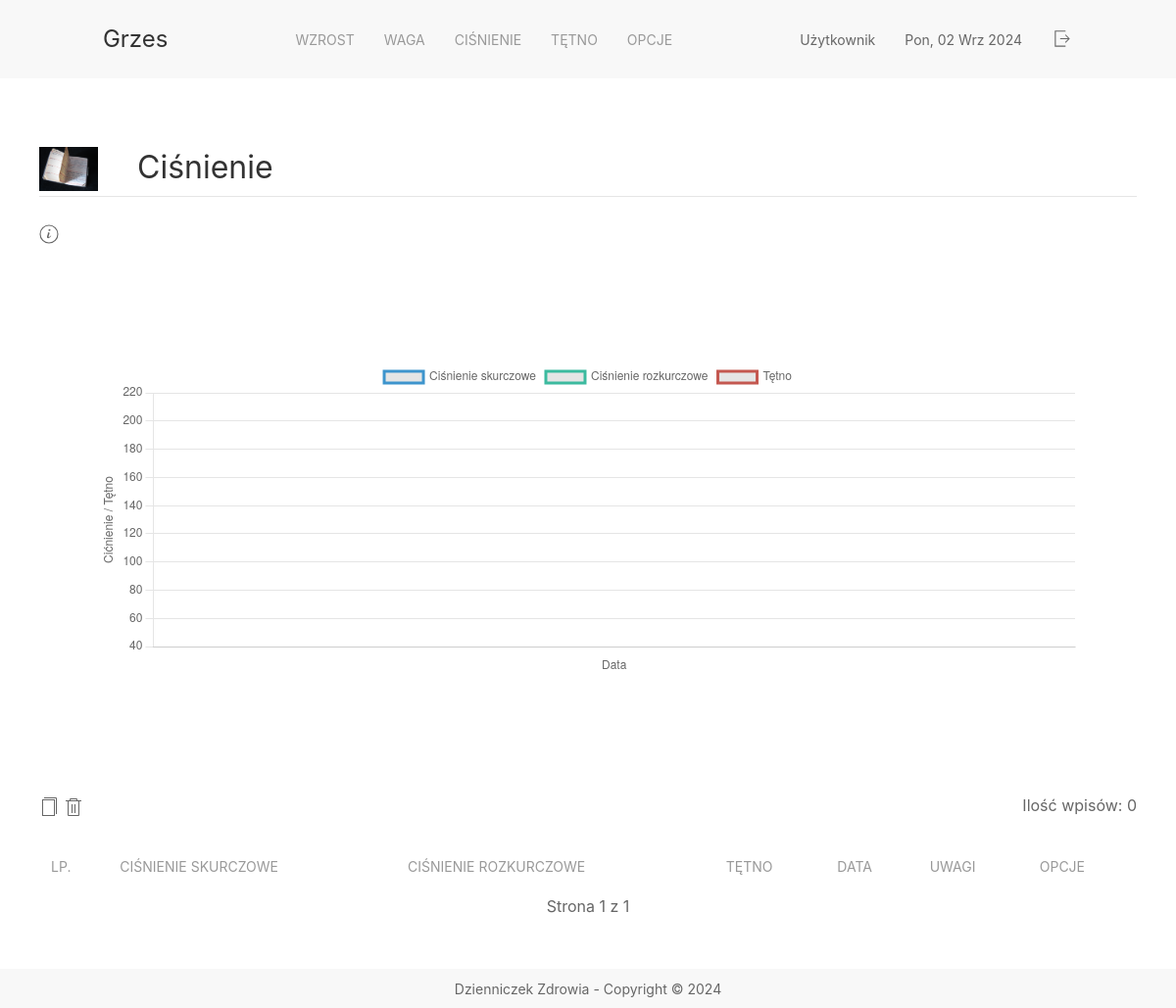
The page /pressures/ on the database as committed earlier.
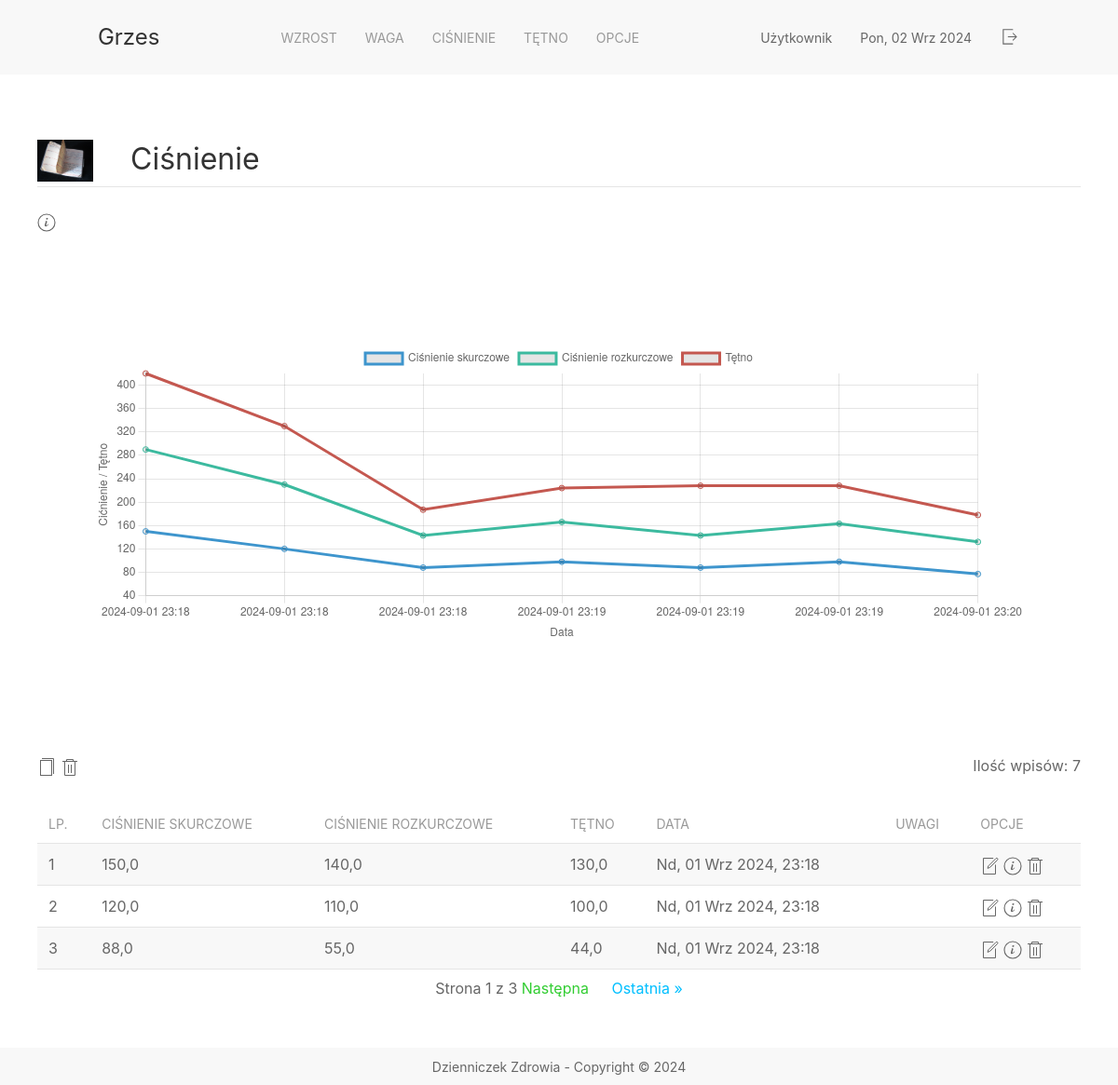
The same page on the database as committed later.
### app_pressure/models.py (models this page shows)
class Pressure(models.Model):
    shrink = models.DecimalField(max_digits=5, decimal_places=1 ) # skurczowe
    diastole = models.DecimalField(max_digits=5, decimal_places=1 ) # rozkurczowe
    pulse = models.DecimalField(max_digits=5, decimal_places=1)
    date = models.DateTimeField()
    comments = models.CharField(max_length=255)

### app_pressure/views.py (the view)
# urls.py: path('', views.all_pressures, name='all_pressures_url'),
def all_pressures(request):
    found_pressures = Pressure.objects.all().order_by('date')
    page_num = request.GET.get('page', 1)
    pages = Paginator(found_pressures, 3)
    pages_max = pages.num_pages
    pages_max_elements = pages.count
    page_results = pages.get_page(page_num)
    value_y1 = Pressure.objects.values_list('shrink', flat=True)
    chart_y1 = [float(y) for y in value_y1]
    value_y2 = Pressure.objects.values_list('diastole', flat=True)
    chart_y2 = [float(y) for y in value_y2]
    value_y3 = Pressure.objects.values_list('pulse', flat=True)
    chart_y3 = [float(y) for y in value_y3]
    value_x = found_pressures.values_list('date', flat=True)
    chart_x = [x.strftime("%Y-%m-%d %H:%M") for x in value_x]
    context = {
        'pages_max': pages_max,
        'pages_max_elements': pages_max_elements,
        'pressures': page_results,
        'chart_x':  chart_x,
        'chart_y1': chart_y1, #ciśnienie skurczowe
        'chart_y2': chart_y2, #ciśnienei rozkurczowe
        'chart_y3': chart_y3  #tetno
    }
    return render(request,'app_pressure/all_pressures.html', context)

### app_pressure/templates/app_pressure/all_pressures.html (shortened to what this page needs)
{% extends 'fragments/layout.html' %}
{% load static %}
{% block page_content %}
<div class="container">
    <div class="uk-panel">
        <img class="uk-align-left uk-margin-remove-adjacent" src="{% static 'background.JPG' %}" width="60" height="28" alt="info">
        <h2 class="uk-heading-divider" style="position: relative">Ciśnienie</h2>
    </div>
    <a uk-icon="info" uk-tooltip="Info" href="#modal-center" uk-toggle></a>
        <div class="uk-section">
            <div style="max-width: 1000px; margin: 50px auto">
                <canvas id="line-chart" width="2800" height="900"></canvas>
            </div>
            <script>
                var label_list = [];
                new Chart(document.getElementById("line-chart"), {
                    type: 'line',
                    data: {
                        labels: label_list,
                        datasets: [{
                            data: {{chart_y1}},
                            label: "Ciśnienie skurczowe",
                            borderColor: "#3e95cd",
                            fill: false
                        },
                        {
                            data: {{chart_y2}},
                            label: "Ciśnienie rozkurczowe",
                            borderColor: "#3cba9f",
                            fill: false
                        },
                        {
                            data: {{chart_y3}},
                            label: "Tętno",
                            borderColor: "#c45850",
                            fill: false
                        }]
                    },
                     options: {
                         plugins: {
                             legend: {display: true},
                             title: {
                                text: 'Wartości w czasie',
                                display: false
                             }
                         },
                        responsive: true,
                        scales:{
                            x: {
                                display: true,
                                stacked: true,
                                title: {
                                    display: true,
                                    text: 'Data'}
                            },
                            y: {
                                display: true,
                                stacked: true,
                                title:{
                                    display: true,
                                    text: 'Cićnienie / Tętno'
                                },
                                suggestedMin: 40,
                                suggestedMax: 220,
                                ticks: {
                                    stepSize: 20
                                }
                            }
                        }
                    }
                });
            </script>
    </div>
    <a href="add" uk-icon="icon: copy" uk-tooltip="Dodaj"></a>
    <a href="delete/all" uk-icon="icon: trash" uk-tooltip="Wyczyść"></a>
    <span class="uk-position-relative uk-align-right"> Ilość wpisów: {{ pages_max_elements }} </span>
    <table class="uk-table uk-table-striped uk-table-hover uk-table-small" uk-sortable>
        <thead>
            <tr>
                <th>Lp.</th>
                <th>Ciśnienie Skurczowe</th>
                <th>Ciśnienie Rozkurczowe</th>
                <th>Tętno</th>
                <th>Data</th>
                <th>Uwagi</th>
                <th>Opcje</th>
            </tr>
        </thead>
        <tbody>
        {% for value in pressures %}
            <tr>
                <form method="POST" action="{% url 'pressure_details_url' id=value.id %}">
                    <td>
                        {{ pressures.start_index|add:forloop.counter0 }}
                    </td>
                    <td>{{ value.shrink |floatformat:1}}</td>
                    <td>{{ value.diastole |floatformat:1}}</td>
                    <td>{{ value.pulse |floatformat:1}}</td>
                    <td>{{ value.date |date:'D, d M Y,'}} {{value.date |time:"H:i"}}</td>
                    <td>{{ value.comments }}</td>
                    <td>
                        <a href=" {% url 'edit_pressure_url' id=value.id %}" uk-icon="icon: file-edit" uk-tooltip="Edytuj"></a>
                        <button href="{% url 'pressure_details_url' id=value.id %}" uk-icon="icon: info" uk-tooltip="Szczegóły" type="submit"></button>
                        <a href="{% url 'delete_pressure_url' id=value.id %}" uk-icon="icon: trash" uk-tooltip="Usuń"></a>
                    </td>
                </form>
            </tr>
        {% endfor %}
        </tbody>
    </table>
        <div class="uk-position-center uk-position-relative">
          <span>
              <span>Strona {{ pressures.number }} z {{ pressures.paginator.num_pages }}</span>
              {% if pressures.has_next %}
                  <a href="?page={{ pressures.next_page_number }}" style="color: #32CD32"> Następna</a>
                  <a href="?page={{ pressures.paginator.num_pages }}" style="color: #00BFFF; margin-left: 20px"> Ostatnia  &raquo;</a>
              {% endif %}
          </span>
        </div>
    <div class="uk-padding"></div>
</div>
{% endblock %}

### templates/fragments/layout.html (shortened to what this page needs)
{% load static %}
<!DOCTYPE html>
<html lang="en">
<head>
    <link rel="stylesheet" href="{% static 'css/uikit.min.css' %}">
    <link rel="stylesheet" href="{% static 'css/private.css' %}">
</head>
<body>
<div> {% include 'fragments/menu.html' %} </div>
<div class="uk-container uk-margin-large-top"> {% block page_content %} {% endblock %} </div>
<div> {% include 'fragments/footer.html' %} </div>
</body>
</html>

### templates/fragments/menu.html (shortened to what this page needs)
<nav class="uk-navbar-container" uk-navbar uk-sticky>
    <div class="uk-navbar-center nav-overlay">
        <a href="/weights/home/" class="uk-navbar-item uk-logo" style="margin-right: 100px" >Grzes</a>
        <ul class="uk-navbar-nav">
            <li class="uk-parent"><a href="/growths/">Wzrost</a></li>
            <li class="uk-parent"><a href="/weights">Waga</a></li>
            <li class="uk-parent"><a href="/pressures/">Ciśnienie</a></li>
            <li class="uk-parent"><a href="/pulses/">Tętno</a></li>
            <li>
                <a href="#">Opcje</a>
            </li>
        </ul>
        <span class="uk-navbar-item" style="margin-left: 100px" >Użytkownik</span>
        <span class="uk-navbar-item">{% now "D, d M Y" %}</span>
        <a href="/" uk-icon="icon:  sign-out; ratio: 1.1" uk-tooltip="Wyloguj"></a>
    </div>
</nav>

### templates/fragments/footer.html
 <footer class="uk-section uk-section-xsmall uk-section-muted uk-position-bottom uk-position-fixed">
        <p class="uk-position-center uk-text-small"> Dzienniczek Zdrowia - Copyright &copy 2024</p>
 </footer>

Rows that differ between the two databases and show on the page:
added Pressure: start_index|add "1", shrink "150,0", diastole "140,0", pulse "130,0", date "Nd, 01 Wrz 2024,", date "23:18"
added Pressure: start_index|add "2", shrink "120,0", diastole "110,0", pulse "100,0", date "Nd, 01 Wrz 2024,", date "23:18"
added Pressure: start_index|add "3", shrink "88,0", diastole "55,0", pulse "44,0", date "Nd, 01 Wrz 2024,", date "23:18"
Other text that changed with them:
chart data {{ chart_y1 }}: [] → [150.0, 120.0, 88.0, 98.0, 88.0, 98.0, 77.0]
chart data {{ chart_y2 }}: [] → [140.0, 110.0, 55.0, 68.0, 55.0, 65.0, 55.0]
chart data {{ chart_y3 }}: [] → [130.0, 100.0, 44.0, 58.0, 85.0, 65.0, 46.0]
{{ pages_max_elements }}: "0" → "7"
{{ pressures.paginator.num_pages }}: "1" → "3"
text now shown: "Następna Ostatnia »"
